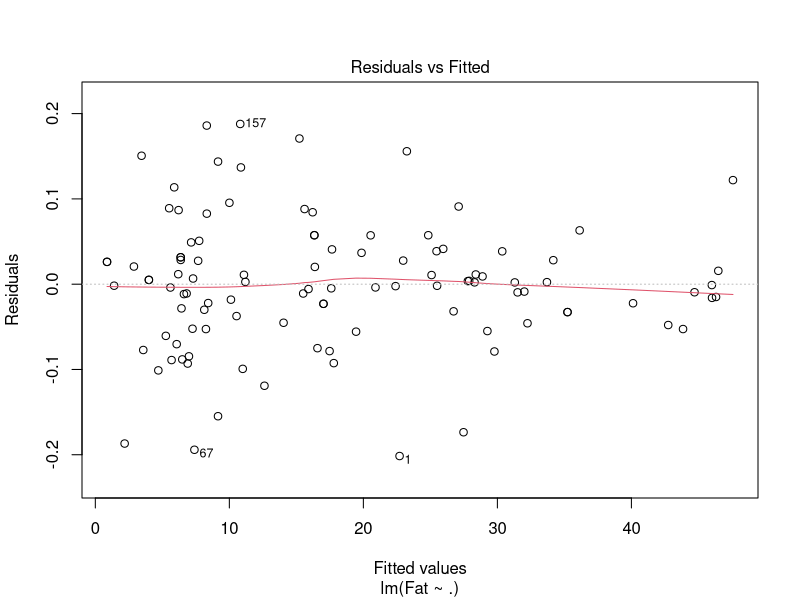
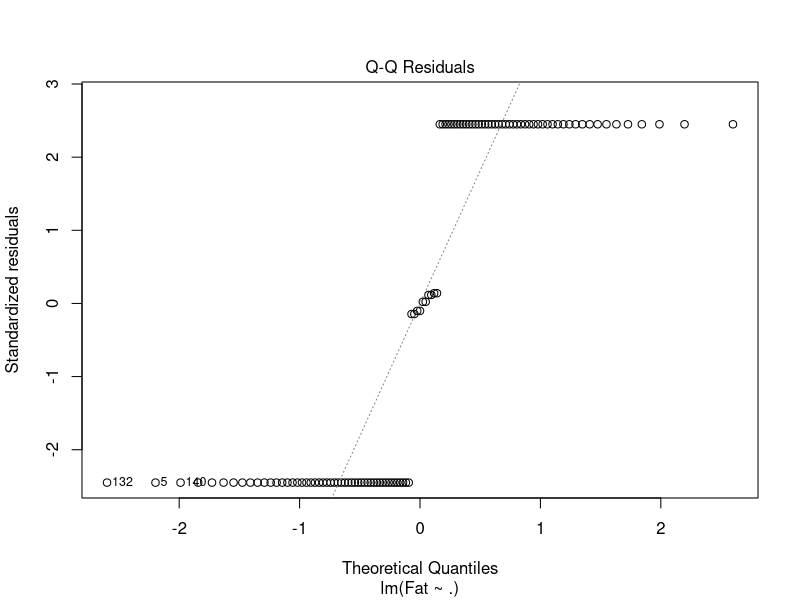
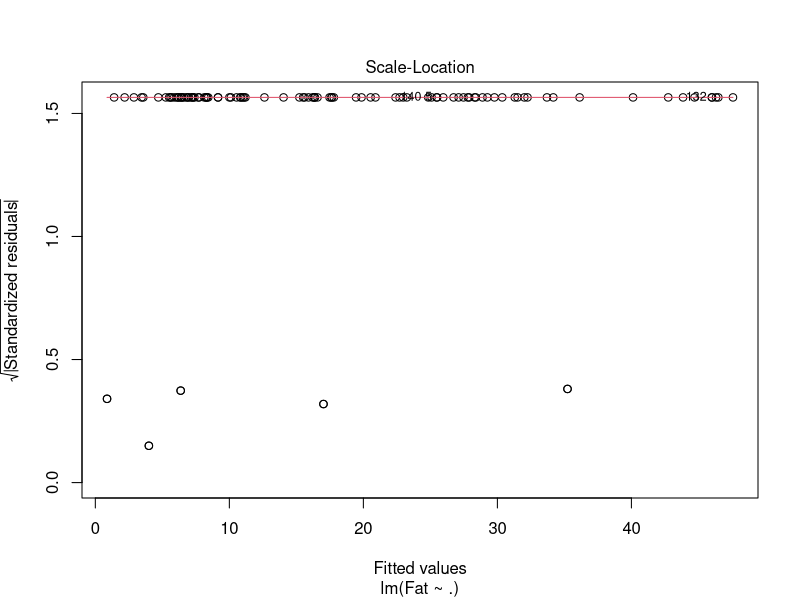
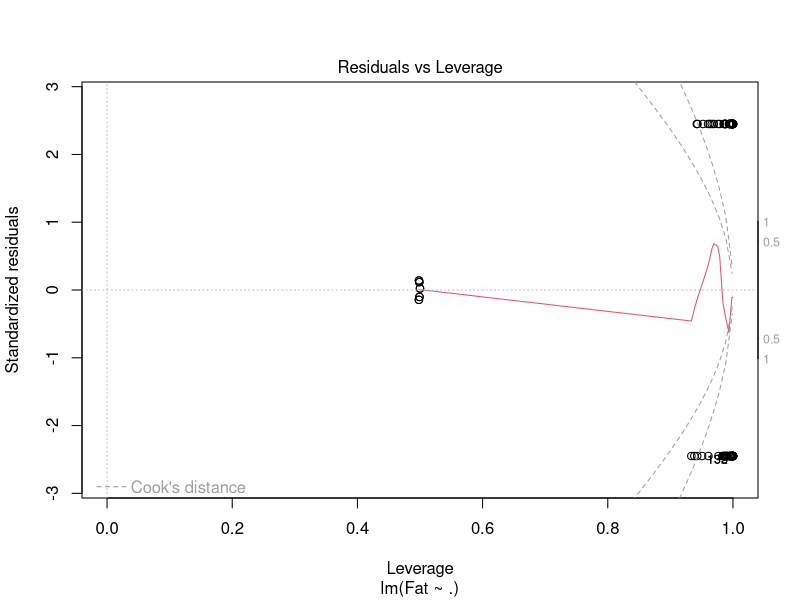
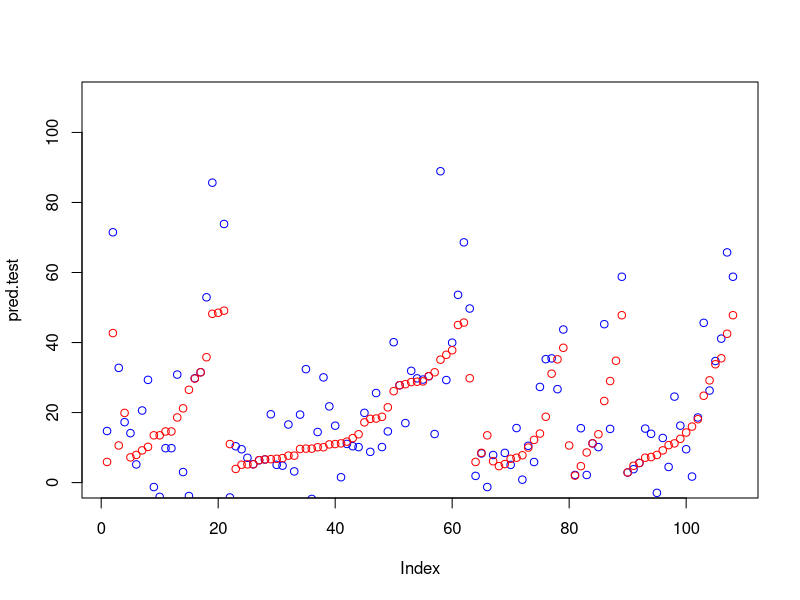
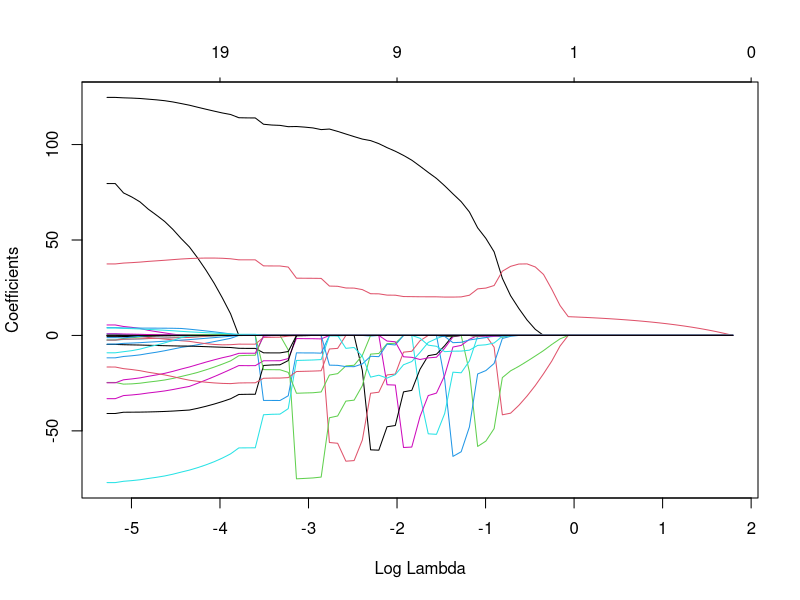
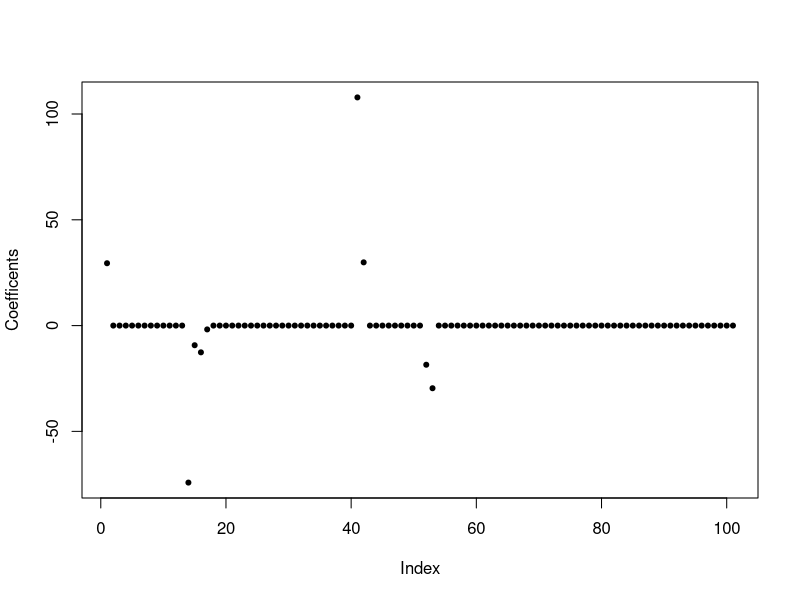
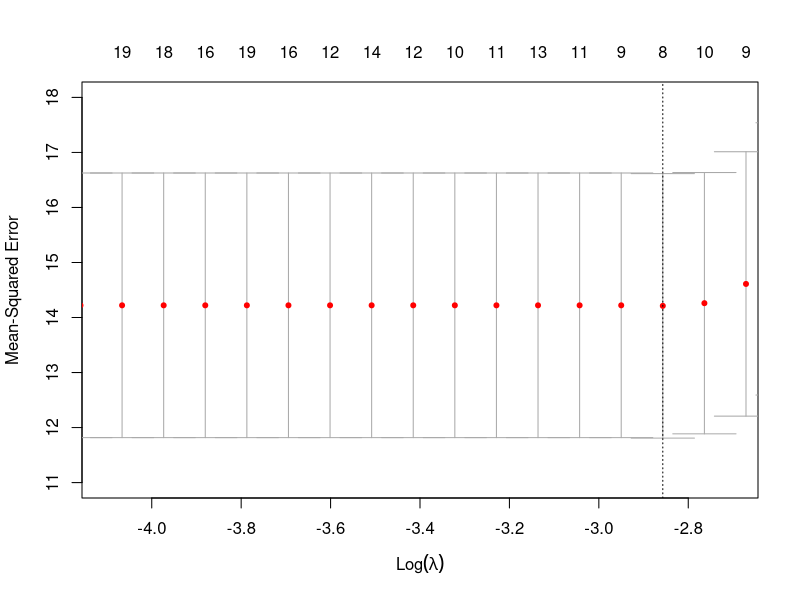

These figures' R source, in order:
######################## Lab2 Assignment1 ######################################
################################################################################

######################### SETUP ################################################

data <- read.csv("data/tecator.csv")
n <- dim(data)[1]
set.seed(12345)
index <- sample(1:n, floor(n * 0.5))
train <- data[index, ]

# Retrieving Test set
index1 <- setdiff(1:n, index)
test <- data[index1, ]

############################### Exercise 1 #####################################
library(dplyr)
train.features <- as.matrix(train %>% select(Channel1:Fat))
test.features <- as.matrix(test %>% select(Channel1:Fat))
fit.train <- lm(Fat ~ ., data = as.data.frame(train.features))
plot(fit.train)
summary(fit.train)
pred.train <- predict(object = fit.train, newdata = train, type = "response")
mse.train <- mean(residuals(fit.train)^2)

pred.test <- predict(object = fit.train, newdata = test, type = "response")
mse.test <- mean((test$Fat - pred.test)^2)
plot(pred.test, col = "blue", ylim = c(0, 110), type = "p")
points(test$Fat, col = "red", type = "p")
############################ Exercise 1 ########################################

############################## Lasso reg #######################################
# install.packages("glmnet")
library(glmnet)
train.x <- train.features[, -101]
train.y <- train.features[, 101]
####### Lasso repgression (alpha=1) with cross validation folds (defalut=10)
# and 100 values for lambda
# Set to the Gaussian family since we're doing linear regression, if it was
# logistic --> binomial
fit.lasso <- cv.glmnet(train.x, train.y, alpha = 1, family = "gaussian")
best_lambda <- fit.lasso$lambda.min
plot(fit.lasso$glmnet.fit, xvar = "lambda")

plot(coef(fit.lasso, s = "lambda.min"),
  pch = 20, col = "black",
  ylab = "Coefficents"
)

plot(fit.lasso, xlim = c(-4.1, -2.7), ylim = c(11, 18))
log(best_lambda)


df3 <- which(fit.lasso$glmnet.fit$df == 3)
fit.lasso$glmnet.fit$lambda[df3]
fit.lasso.best <- glmnet(train.x, train.y,
  alpha = 1, lambda = best_lambda,
  family = "gaussian"
)

fit.ridge <- cv.glmnet(train.x, train.y, alpha = 0, family = "gaussian")
plot(fit.ridge$glmnet.fit, xvar = "lambda")



# I make a prediction on the test.features using my best Lasso regression from 
#the training data
pred <- predict(fit.lasso, newx = test.features[, -101], s = "lambda.min")

mse.test.2 <- mean((test$Fat - pred)^2)

plot(pred, pch = 20, col = "darkgreen", type = "b", ylab = "Fat")
points(test.features[, 101], pch = 20, col = "darkred", type = "b")
legend("topleft",
  legend = c("Predicted values", "Test results"),
  col = c("darkgreen", "darkred"), lty = 1:2, cex = 0.8, bg = "lightblue"
)


#################### My own lasso and opt ######################################
## I made my won Lasso to compare with the built in glmnet function, the mean
## Square error where very similar but actually a little better for my own
## Lasso.

Lasso <- function(x, y, lambda, theta) {
  return(sum((y - x %*% theta)^2) + (lambda * sum(abs(theta))))
}
# My ridge optimization tries different values for theta, and lambda 
#to find the optimal values.
LassoOpt <- function(theta, lambda, x, y) {
  return(optim(
    par = theta, fn = Lasso,
    x = x, y = y, lambda = lambda, method = "BFGS"
  ))
}
theta.opt.1 <- LassoOpt(
  theta = as.matrix(rep(1, 100)), lambda = best_lambda,
  x = train.features[, -101], y = train.features[, 101]
)
plot(test.features[, 101], pch = 20, col = "darkred", type = "b", 
     ylim = c(0, 60))
points(test.features[, -101] %*% theta.opt.1[["par"]],
  pch = 20,
  col = "darkgreen", type = "b", ylab = "Fat"
)
a <- pred.test - test.features[, -101] %*% theta.opt.1[["par"]]
mse.test3 <- mean((test$Fat - test.features[, -101] %*% theta.opt.1[["par"]])^2)
############################ Lab2 Assignment1 ##################################
